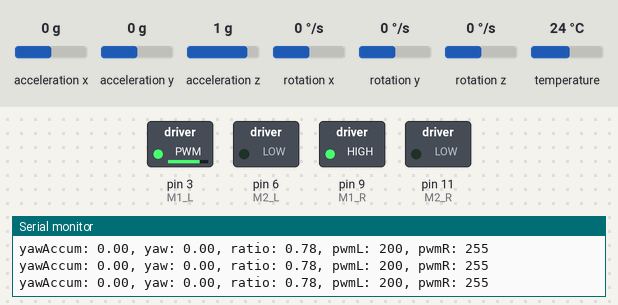
Bench run of a sketch on a simulated Arduino Uno, built with avr-gcc and run on an emulated ATmega328P. Parts: switched loads named in the sketch (green lamp = pin HIGH), the last lines printed to the serial monitor. Inputs (shaded band) come from the test bench; at power-on: rotation z 0 °/s, acceleration x 0 g, acceleration y 0 g, acceleration z 1 g, rotation x 0 °/s, rotation y 0 °/s, temperature 24 °C. At 9.3 s the program stops and its outputs stay as they are.

Above: at 1.3 s.
1.4 s: rotation z set to 30 °/s
4.4 s: rotation z set to 39 °/s
At 5.6 s:
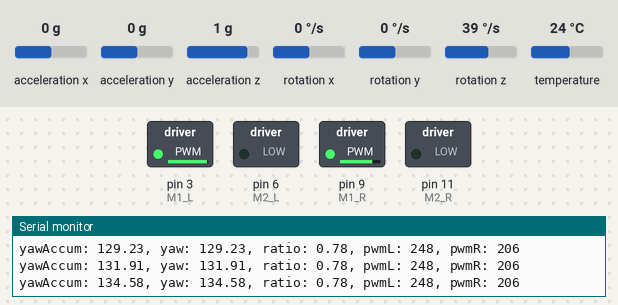
5.9 s: rotation z set to -63 °/s
At 7.0 s:
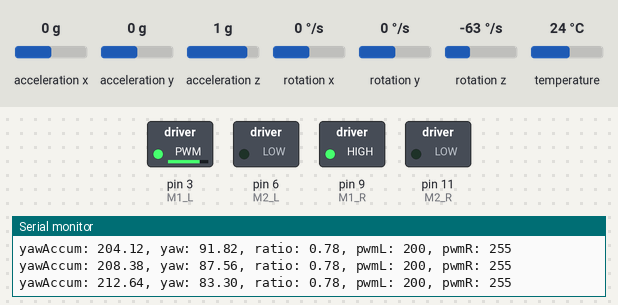
8.9 s: rotation z set to -74 °/s
At 10.4 s:
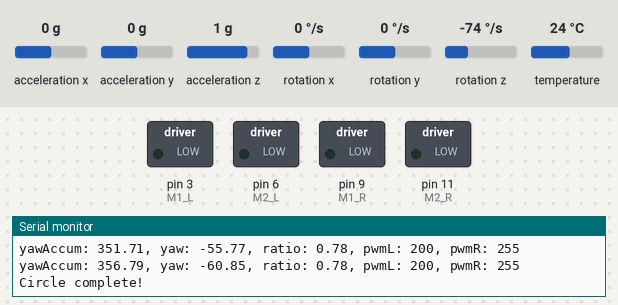
Timing chart, 0 to 10.8 s (numbered marks = the images above; inputs shaded):
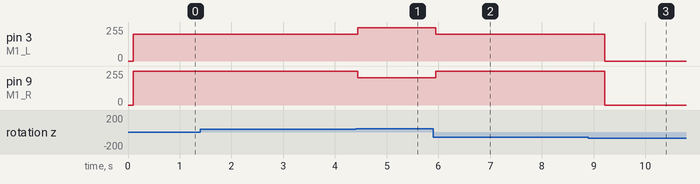

Measured:
- the behaviour switches between 34 and 35 °/s on rotation z (found by bisection; images 0 and 1)
- the behaviour switches between -70 and -71 °/s on rotation z (found by bisection; images 2 and 3)
- after the input at 4.4 s, pin 3 (M1_L): 200/255 → 248/255 at once; pin 9 (M1_R): 255/255 → 206/255 at once
- after the input at 5.9 s, pin 3 (M1_L): 248/255 → 200/255 after 0.05 s; pin 9 (M1_R): 206/255 → 255/255 after 0.05 s

The sketch:

pro2.ino
```cpp
#include <Wire.h>
#include <Adafruit_MPU6050.h>
#include <Adafruit_Sensor.h>
#include <math.h>
#include <SoftwareSerial.h>

// Motor pins
#define M1_L    3    // Left IN1 (PWM)
#define M2_L    6    // Left IN2 (PWM)
#define ENC_L   5    // Left encoder (optional, not needed here)
#define M1_R    9    // Right IN1 (PWM)
#define ENC_R   10   // Right encoder (optional, not needed here)
#define M2_R    11   // Right IN2 (PWM)

// Car parameters
const float WHEEL_BASE = 0.15;   // Distance between wheels (meters)
const float WHEEL_DIAMETER = 0.03; // 3cm wheel diameter
const float MAX_RPM = 255.0;     // Maximum motor RPM

// Circle motion parameters
float CIRCLE_RADIUS = 0.60;  // meters (adjust as needed changeable)

const int BASE_SPEED = 225;        // Center speed (PWM 0-255)
const int MIN_WHEEL_SPEED = 200;    // Minimum PWM to keep wheels moving
const float KP = 10.0;             // Yaw-rate proportional gain
const bool STOP_AFTER_CIRCLE = true; // Set to false for continuous circling

Adafruit_MPU6050 mpu;
SoftwareSerial BTSerial(7, 8);  // RX, TX (connect HC-05 TX to Arduino pin 7, RX to pin 8)

// Motion variables
float yaw = 0;
float yawAccum = 0;
float prevYaw = 0;
unsigned long prevTime = 0;

// Motor control functions
void setLeftMotor(int pwm) {
  pwm = constrain(pwm, 0, 255);
  analogWrite(M1_L, pwm);
  digitalWrite(M2_L, LOW);
}

void setRightMotor(int pwm) {
  pwm = constrain(pwm, 0, 255);
  analogWrite(M1_R, pwm);
  digitalWrite(M2_R, LOW);
}

// Setup
void setup() {
  Serial.begin(9600);

  BTSerial.begin(9600);  // typical HC-05/HC-06 baud rate
  Serial.println("Waiting for circle radius from Bluetooth...");


  // Motor outputs
  pinMode(M1_L, OUTPUT); pinMode(M2_L, OUTPUT);
  pinMode(M1_R, OUTPUT); pinMode(M2_R, OUTPUT);

  // MPU-6050 init
  Wire.begin();
  if (!mpu.begin()) {
    Serial.println("MPU-6050 not found!");
    while (1) delay(10);
  }
  mpu.setAccelerometerRange(MPU6050_RANGE_2_G);
  mpu.setGyroRange(MPU6050_RANGE_250_DEG);
  mpu.setFilterBandwidth(MPU6050_BAND_21_HZ);
  delay(100);

  // Zero yaw
  sensors_event_t a, g, temp;
  mpu.getEvent(&a, &g, &temp);
  prevYaw = 0;
  yaw = 0;
  prevTime = micros();

  Serial.println("Starting circular movement with both wheels moving...");
}

// Main loop
void loop() {
// Check for new radius from Bluetooth
  if (BTSerial.available()) {
    String radiusStr = BTSerial.readStringUntil('\n');  // expects a number followed by newline
    float newRadius = radiusStr.toFloat();
    if (newRadius > 0.1 && newRadius < 5.0) {  // sanity check radius range
      CIRCLE_RADIUS = newRadius;
      yawAccum = 0;   // Reset for new circle
      yaw = 0;
      prevYaw = 0;
      Serial.print("New circle radius set: ");
      Serial.println(CIRCLE_RADIUS);
    }
  }


  unsigned long now = micros();
  float dt = (now - prevTime) / 1e6;
  prevTime = now;

  // Read IMU data
  sensors_event_t a, g, temp;
  mpu.getEvent(&a, &g, &temp);

  float gyroZ = g.gyro.z;  // This is already in rad/s

  // Integrate yaw (in degrees)
  yaw += gyroZ * RAD_TO_DEG * dt;

  // Keep yaw between -180 to 180 degrees
  if (yaw > 180.0) yaw -= 360.0;
  if (yaw < -180.0) yaw += 360.0;

  // Calculate yaw change
  float dyaw = yaw - prevYaw;
  if (dyaw >  180.0) dyaw -= 360.0;
  if (dyaw < -180.0) dyaw += 360.0;

  yawAccum += fabs(dyaw);
  prevYaw = yaw;

  // Check if completed one circle
  if (STOP_AFTER_CIRCLE && yawAccum >= 360.0) {
    setLeftMotor(0);
    setRightMotor(0);
    Serial.println("Circle complete!");
    while (1);  // Halt forever
  }

  // Calculate wheel speeds for circle
  // For a circle: inner wheel travels shorter distance than outer wheel
  float innerRadius = CIRCLE_RADIUS - (WHEEL_BASE / 2);
  float outerRadius = CIRCLE_RADIUS + (WHEEL_BASE / 2);
  float ratio = innerRadius / outerRadius;

  // For counter-clockwise circle (adjust as needed):
  // Ensure inner wheel always gets at least MIN_WHEEL_SPEED
  float leftSpeed, rightSpeed;

  if (ratio * BASE_SPEED < MIN_WHEEL_SPEED) {
    // If calculated inner wheel speed would be too low, set it to minimum
    // and scale the outer wheel proportionally higher
    leftSpeed = MIN_WHEEL_SPEED;  // Inner wheel (left for counter-clockwise)
    rightSpeed = MIN_WHEEL_SPEED / ratio;  // Outer wheel scaled up

    // Make sure outer wheel doesn't exceed maximum
    if (rightSpeed > 255) {
      rightSpeed = 255;
      // We can't maintain the exact ratio, but at least both wheels are moving
    }
  } else {
    // Normal case - both wheels get enough speed
    rightSpeed = BASE_SPEED;  // Outer wheel
    leftSpeed = BASE_SPEED * ratio;  // Inner wheel
  }

  // Calculate actual linear speed (m/s) from PWM value
  // Max linear speed = (π × diameter × RPM) / 60
  float maxLinearSpeed = PI * WHEEL_DIAMETER * MAX_RPM / 60.0;
  float linearSpeed = ((leftSpeed + rightSpeed) / 2) / 255.0 * maxLinearSpeed;

  // Expected yaw rate for given circle radius
  float desiredYawRate = (linearSpeed / CIRCLE_RADIUS) * RAD_TO_DEG;  // deg/sec

  // Actual yaw rate from gyro (already in deg/sec)
  float actualYawRate = gyroZ * RAD_TO_DEG;

  // Apply PID correction
  float yawError = desiredYawRate - actualYawRate;
  float correction = KP * yawError;

  // Apply correction to motor speeds
  int pwmL = constrain(leftSpeed - correction, MIN_WHEEL_SPEED, 255);
  int pwmR = constrain(rightSpeed + correction, MIN_WHEEL_SPEED, 255);

  // Drive motors
  setLeftMotor(pwmL);
  setRightMotor(pwmR);

  // Debug
  Serial.print("yawAccum: "); Serial.print(yawAccum);
  Serial.print(", yaw: "); Serial.print(yaw);
  Serial.print(", ratio: "); Serial.print(ratio);
  Serial.print(", pwmL: "); Serial.print(pwmL);
  Serial.print(", pwmR: "); Serial.println(pwmR);

  delay(10);  // ~100Hz loop
}
```
